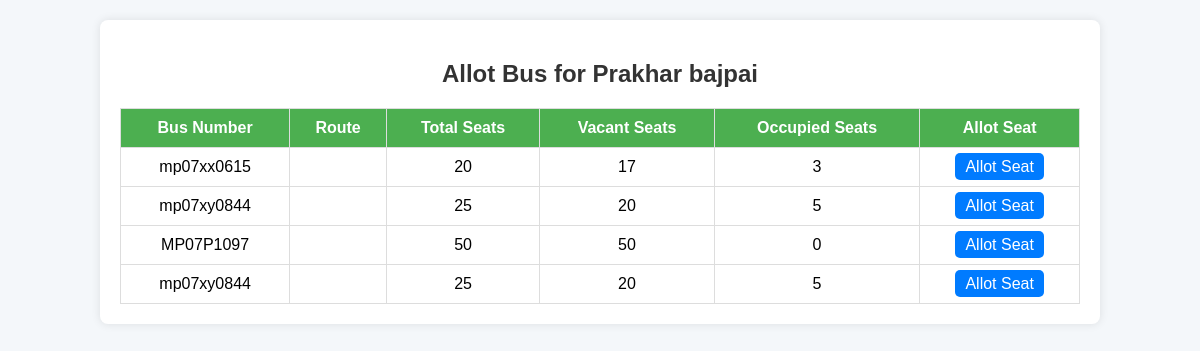
The app's page /allot_bus/6/ with its own data.
### bus_app/models.py (models this page shows, shortened)
class Student(models.Model):
    name = models.CharField(max_length=100)
    roll_number = models.CharField(max_length=20, null=True, blank=True, unique=True)
    crm_id = models.CharField(max_length=50, blank=True, null=True, unique=True)
    gender = models.CharField(max_length=10, choices=[('Male', 'Male'), ('Female', 'Female'), ('Other', 'Other')], default="Male")
    school = models.ForeignKey(School, on_delete=models.SET_NULL, null=True, blank=True, related_name="students")
    program = models.CharField(max_length=100, blank=True, null=True)  # Directly storing program name
    fee_paid = models.BooleanField(default=False)
    fee_amount = models.CharField(max_length=10, blank=True, null=True)
    email = models.EmailField(unique=True)
    contact_number = models.CharField(max_length=15, default="0000000000")
    route = models.ForeignKey(Route, on_delete=models.SET_NULL, null=True, blank=True, related_name="students")
    stoppage = models.CharField(max_length=100, blank=True, null=True)  # Directly storing stoppage name
    assigned_bus = models.ForeignKey(Bus, null=True, blank=True, on_delete=models.SET_NULL, related_name="students")
    assigned_seat = models.ForeignKey(Seat, null=True, blank=True, on_delete=models.SET_NULL, related_name='students')
    photo = models.ImageField(upload_to="student_photos/", null=True, blank=True)

class Bus(models.Model):
    number = models.CharField(max_length=10, unique=True)  # Example: MP07VV467
    identifier_number = models.CharField(max_length=10, unique=True, null=True, blank=True)
    pollution_paid = models.BooleanField(default=False)
    pollution_issue_date = models.DateField(null=True, blank=True)
    pollution_valid_upto = models.DateField(null=True, blank=True)
    insurance_paid = models.BooleanField(default=False)
    insurance_issue_date = models.DateField(null=True, blank=True)
    insurance_valid_upto = models.DateField(null=True, blank=True)
    tax_paid = models.BooleanField(default=False)
    tax_issue_date = models.DateField(null=True, blank=True)
    tax_valid_upto = models.DateField(null=True, blank=True)
    permit = models.BooleanField(default=False)
    permit_issue_date = models.DateField(null=True, blank=True)
    permit_valid_upto = models.DateField(null=True, blank=True)
    def total_seats(self):
        return self.seats.count()
    def occupied_seats(self):
        return self.seats.filter(student__isnull=False).count()
    def vacant_seats(self):
        return self.total_seats() - self.occupied_seats()

### bus_app/views.py (the view)
# urls.py: path('allot_bus/<int:student_id>/', views.allot_bus, name='allot_bus'),
def allot_bus(request, student_id):
    student = get_object_or_404(Student, id=student_id)
    allotments = Allotment.objects.filter(route=student.route).select_related('bus', 'route')
    bus_details = []
    for allotment in allotments:
        bus = allotment.bus
        route = allotment.route  # ✅ Directly fetching route
        bus_details.append({
            'bus': bus,
            'route': route.name if route else "No Route",  # ✅ Fix: Route naam show hoga
            'total_seats': bus.total_seats(),
            'vacant_seats': bus.vacant_seats(),
            'occupied_seats': bus.occupied_seats()
        })
    return render(request, 'allot_bus.html', {'student': student, 'bus_details': bus_details})

### bus_app/templates/allot_bus.html (shortened to what this page needs)
<!DOCTYPE html>
<html lang="en">
<head>
</head>
<body>
<div class="container">
    <h2>Allot Bus for {{ student.name }}</h2>
    <table>
        <thead>
            <tr>
                <th>Bus Number</th>
                <th>Route</th>
                <th>Total Seats</th>
                <th>Vacant Seats</th>
                <th>Occupied Seats</th>
                <th>Allot Seat</th>
            </tr>
        </thead>
        <tbody>
            {% for bus_detail in bus_details %}
            <tr>
                <td>{{ bus_detail.bus.number }}</td>
                <td>{{ bus_detail.bus.route }}</td>
                <td>{{ bus_detail.total_seats }}</td>
                <td>{{ bus_detail.vacant_seats }}</td>
                <td>{{ bus_detail.occupied_seats }}</td>
                <td>
                    {% if bus_detail.vacant_seats > 0 %}
                        <a href="{% url 'select_seat' student.id bus_detail.bus.id %}">Allot Seat</a>
                    {% else %}
                        <span class="no-seats">No Vacant Seats</span>
                    {% endif %}
                </td>
            </tr>
            {% empty %}
            <tr>
                <td colspan="6">No buses available for this route.</td>
            </tr>
            {% endfor %}
        </tbody>
    </table>
</div>
</body>
</html>

### bus_app/templates/allot_bus.html (style rules this page uses)
body { font-family: Arial, sans-serif; background-color: #f4f7fa; margin: 0; padding: 0; }
.container { width: 80%; margin: 20px auto; background-color: #ffffff; padding: 20px; border-radius: 8px; box-shadow: 0 0 10px rgba(0, 0, 0, 0.1); }
h2 { color: #333; text-align: center; }
table { width: 100%; border-collapse: collapse; margin-top: 20px; }
th, td { padding: 10px; border: 1px solid #ddd; text-align: center; }
th { background-color: #4CAF50; color: white; }
td a { padding: 5px 10px; background-color: #007BFF; color: white; text-decoration: none; border-radius: 5px; }

### records on screen
Student: name "Prakhar bajpai"
Bus: bus.number "mp07xx0615", total_seats "20", vacant_seats "17", occupied_seats "3"
Bus: bus.number "mp07xy0844", total_seats "25", vacant_seats "20", occupied_seats "5"
Bus: bus.number "MP07P1097", total_seats "50", vacant_seats "50", occupied_seats "0"
